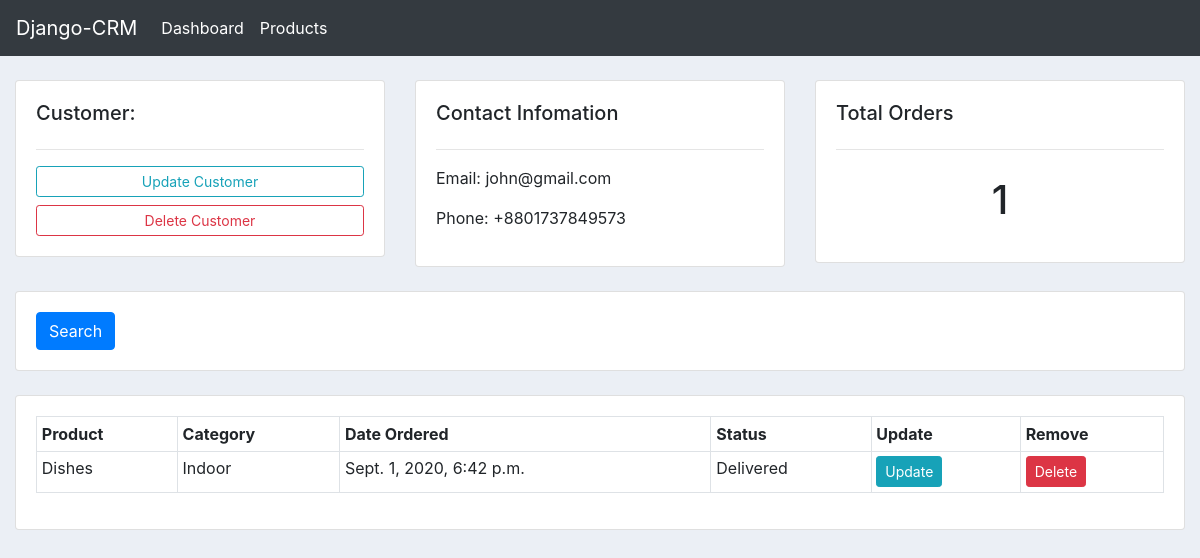
Before: /customer/1/ with the older database file.
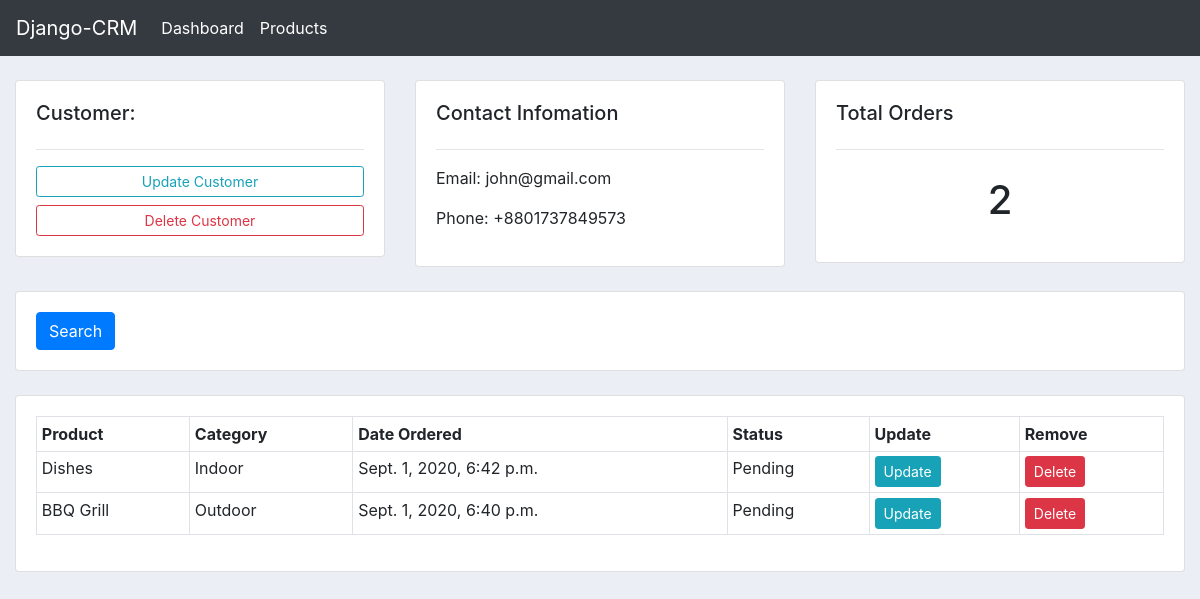
After: the same page with the newer database file.
### accounts/models.py (models this page shows, shortened)
class Order(models.Model):
    STATUS = (
        ('Pending', 'Pending'),
        ('Out for delivery', 'Out for delivery'),
        ('Delivered', 'Delivered')
    )
    customer = models.ForeignKey(Customer, null=True, on_delete=models.SET_NULL)
    product = models.ForeignKey(Product, null=True, on_delete=models.SET_NULL)
    status = models.CharField(max_length=200, null=True, choices=STATUS)
    date_created = models.DateTimeField(auto_now_add=True, null=True)

class Product(models.Model):
    CATEGORY = (
        ('Indoor', 'Indoor'),
        ('Outdoor', 'Outdoor')
    )
    name = models.CharField(max_length=200, null=True)
    price = models.FloatField(null=True)
    category = models.CharField(max_length=200, null=True, choices=CATEGORY)
    tags = models.ManyToManyField(Tag)
    description = models.CharField(max_length=200, null=True, blank=True)
    date_created = models.DateTimeField(auto_now_add=True, null=True)

### accounts/views.py (the view)
# urls.py: path('customer/<str:id>/', views.customer, name='customer'),
def customer(request, id):
    customer = Customer.objects.get(id=id)
    orders = customer.order_set.all()
    order_count = orders.count()
    context = {
        'customer': customer,
        'orders': orders,
        'order_count':order_count
    }
    return render(request, 'accounts/customer.html', context)

### accounts/templates/accounts/customer.html
{% extends 'accounts/main.html' %}
{% block content %}
<br>
<div class="row">
    <div class="col-md">
        <div class="card card-body">
            <h5>Customer:</h5>
            <hr>
            <a href="" class="btn btn-outline-info btn-sm btn-block">Update Customer</a>
            <a href="" class="btn btn-outline-danger btn-sm btn-block">Delete Customer</a>
        </div>
    </div>
    <div class="col-md">
        <div class="card card-body">
            <h5>Contact Infomation</h5>
            <hr>
            <p>Email: {{ customer.email }}</p>
            <p>Phone: {{ customer.phone }}</p>
        </div>
    </div>
    <div class="col-md">
        <div class="card card-body">
            <h5>Total Orders</h5>
            <hr>
            <h1 style='text-align: center; padding: 10px'>{{order_count}}</h1>
        </div>
    </div>
</div>
<br>
<div class="row">
    <div class="col">
        <div class="card card-body">
            <form action="" method="get">
                <button class="btn btn-primary" type="submit">Search</button>
            </form>
        </div>
    </div>
</div>
<br>
<div class="row">
    <div class="col-md ">
        <div class="card card-body">
            <table class="table table-sm table-bordered">
                <tr>
                    <th>Product</th>
                    <th>Category</th>
                    <th>Date Ordered</th>
                    <th>Status</th>
                    <th>Update</th>
                    <th>Remove</th>
                </tr>
                {% for order in orders %}
                <tr>
                    <td> {{ order.product.name }} </td>
                    <td> {{ order.product.category }} </td>
                    <td> {{ order.product.date_created }} </td>
                    <td> {{ order.status }} </td>
                    <td><a class='btn btn-sm btn-info' href="{% url 'update_order' order.id %}">Update</a></td>
                    <td><a class='btn btn-sm btn-danger' href="{% url 'delete_order' order.id %}">Delete</a></td>
                </tr>
                {% endfor %}
            </table>
        </div>
    </div>
</div>
{% endblock content %}

Changed rows visible on the page:
changed Order "Dishes": status "Delivered" → "Pending"
added Order: product.name "BBQ Grill", product.category "Outdoor", product.date_created "Sept. 1, 2020, 6:40 p.m.", status "Pending"
Other visible differences:
{{ order_count }}: "1" → "2"
